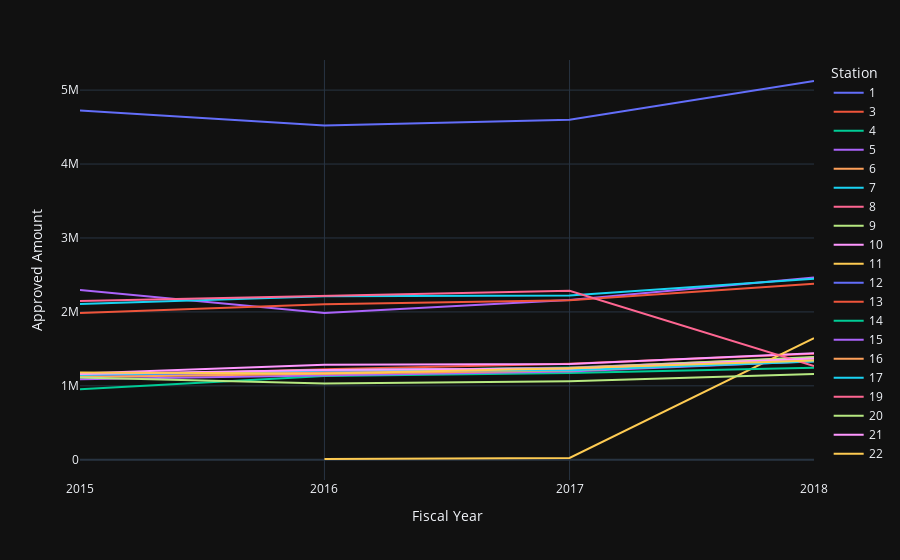

Write notebook code for a chart like this one.
### Markdown cell above
FireStation Budget over time

### Code cell
print(station_budget)
station_budget['Fiscal Year'] = pd.to_datetime(station_budget['Fiscal Year'], format="%Y")
fig = px.line(station_budget, x='Fiscal Year', y= 'Approved Amount', color='Station')
fig.update_layout(xaxis = dict(tickmode = 'array',tickvals = [2015, 2016, 2017, 2018],ticktext = [2015, 2016, 2017, 2018]))
fig.show()

### Figure 1 — Plotly figure (JSON) as saved in the notebook; plotly's stock layout.template omitted (floating-point values rounded to 4 significant figures)
{"data": [{"hovertemplate": "Station=1<br>Fiscal Year=%{x}<br>Approved Amount=%{y}<extra></extra>", "legendgroup": "1", "line": {"color": "#636efa", "dash": "solid"}, "mode": "lines", "name": "1", "orientation": "v", "showlegend": true, "type": "scatter", "x": ["2015-01-01T00:00:00", "2016-01-01T00:00:00", "2017-01-01T00:00:00", "2018-01-01T00:00:00"], "xaxis": "x", "y": [4723000.0, 4522000.0, 4601000.0, 5123000.0], "yaxis": "y"}, {"hovertemplate": "Station=3<br>Fiscal Year=%{x}<br>Approved Amount=%{y}<extra></extra>", "legendgroup": "3", "line": {"color": "#EF553B", "dash": "solid"}, "mode": "lines", "name": "3", "orientation": "v", "showlegend": true, "type": "scatter", "x": ["2015-01-01T00:00:00", "2016-01-01T00:00:00", "2017-01-01T00:00:00", "2018-01-01T00:00:00"], "xaxis": "x", "y": [1122000.0, 1224000.0, 1297000.0, 1435000.0], "yaxis": "y"}, {"hovertemplate": "Station=4<br>Fiscal Year=%{x}<br>Approved Amount=%{y}<extra></extra>", "legendgroup": "4", "line": {"color": "#00cc96", "dash": "solid"}, "mode": "lines", "name": "4", "orientation": "v", "showlegend": true, "type": "scatter", "x": ["2015-01-01T00:00:00", "2016-01-01T00:00:00", "2017-01-01T00:00:00", "2018-01-01T00:00:00"], "xaxis": "x", "y": [1129000.0, 1197000.0, 1249000.0, 1365000.0], "yaxis": "y"}, {"hovertemplate": "Station=5<br>Fiscal Year=%{x}<br>Approved Amount=%{y}<extra></extra>", "legendgroup": "5", "line": {"color": "#ab63fa", "dash": "solid"}, "mode": "lines", "name": "5", "orientation": "v", "showlegend": true, "type": "scatter", "x": ["2015-01-01T00:00:00", "2016-01-01T00:00:00", "2017-01-01T00:00:00", "2018-01-01T00:00:00"], "xaxis": "x", "y": [2298000.0, 1985000.0, 2162000.0, 2465000.0], "yaxis": "y"}, {"hovertemplate": "Station=6<br>Fiscal Year=%{x}<br>Approved Amount=%{y}<extra></extra>", "legendgroup": "6", "line": {"color": "#FFA15A", "dash": "solid"}, "mode": "lines", "name": "6", "orientation": "v", "showlegend": true, "type": "scatter", "x": ["2015-01-01T00:00:00", "2016-01-01T00:00:00", "2017-01-01T00:00:00", "2018-01-01T00:00:00"], "xaxis": "x", "y": [1130000.0, 1171000.0, 1217000.0, 1383000.0], "yaxis": "y"}, {"hovertemplate": "Station=7<br>Fiscal Year=%{x}<br>Approved Amount=%{y}<extra></extra>", "legendgroup": "7", "line": {"color": "#19d3f3", "dash": "solid"}, "mode": "lines", "name": "7", "orientation": "v", "showlegend": true, "type": "scatter", "x": ["2015-01-01T00:00:00", "2016-01-01T00:00:00", "2017-01-01T00:00:00", "2018-01-01T00:00:00"], "xaxis": "x", "y": [2108000.0, 2211000.0, 2223000.0, 2449000.0], "yaxis": "y"}, {"hovertemplate": "Station=8<br>Fiscal Year=%{x}<br>Approved Amount=%{y}<extra></extra>", "legendgroup": "8", "line": {"color": "#FF6692", "dash": "solid"}, "mode": "lines", "name": "8", "orientation": "v", "showlegend": true, "type": "scatter", "x": ["2015-01-01T00:00:00", "2016-01-01T00:00:00", "2017-01-01T00:00:00", "2018-01-01T00:00:00"], "xaxis": "x", "y": [1137000.0, 1192000.0, 1245000.0, 1378000.0], "yaxis": "y"}, {"hovertemplate": "Station=9<br>Fiscal Year=%{x}<br>Approved Amount=%{y}<extra></extra>", "legendgroup": "9", "line": {"color": "#B6E880", "dash": "solid"}, "mode": "lines", "name": "9", "orientation": "v", "showlegend": true, "type": "scatter", "x": ["2015-01-01T00:00:00", "2016-01-01T00:00:00", "2017-01-01T00:00:00", "2018-01-01T00:00:00"], "xaxis": "x", "y": [1142000.0, 1215000.0, 1238000.0, 1389000.0], "yaxis": "y"}, {"hovertemplate": "Station=10<br>Fiscal Year=%{x}<br>Approved Amount=%{y}<extra></extra>", "legendgroup": "10", "line": {"color": "#FF97FF", "dash": "solid"}, "mode": "lines", "name": "10", "orientation": "v", "showlegend": true, "type": "scatter", "x": ["2015-01-01T00:00:00", "2016-01-01T00:00:00", "2017-01-01T00:00:00", "2018-01-01T00:00:00"], "xaxis": "x", "y": [1168000.0, 1284000.0, 1297000.0, 1441000.0], "yaxis": "y"}, {"hovertemplate": "Station=11<br>Fiscal Year=%{x}<br>Approved Amount=%{y}<extra></extra>", "legendgroup": "11", "line": {"color": "#FECB52", "dash": "solid"}, "mode": "lines", "name": "11", "orientation": "v", "showlegend": true, "type": "scatter", "x": ["2016-01-01T00:00:00", "2017-01-01T00:00:00", "2018-01-01T00:00:00"], "xaxis": "x", "y": [10520.0, 23760.0, 1644000.0], "yaxis": "y"}, {"hovertemplate": "Station=12<br>Fiscal Year=%{x}<br>Approved Amount=%{y}<extra></extra>", "legendgroup": "12", "line": {"color": "#636efa", "dash": "solid"}, "mode": "lines", "name": "12", "orientation": "v", "showlegend": true, "type": "scatter", "x": ["2015-01-01T00:00:00", "2016-01-01T00:00:00", "2017-01-01T00:00:00", "2018-01-01T00:00:00"], "xaxis": "x", "y": [1124000.0, 1211000.0, 1238000.0, 1349000.0], "yaxis": "y"}, {"hovertemplate": "Station=13<br>Fiscal Year=%{x}<br>Approved Amount=%{y}<extra></extra>", "legendgroup": "13", "line": {"color": "#EF553B", "dash": "solid"}, "mode": "lines", "name": "13", "orientation": "v", "showlegend": true, "type": "scatter", "x": ["2015-01-01T00:00:00", "2016-01-01T00:00:00", "2017-01-01T00:00:00", "2018-01-01T00:00:00"], "xaxis": "x", "y": [1985000.0, 2105000.0, 2157000.0, 2379000.0], "yaxis": "y"}, {"hovertemplate": "Station=14<br>Fiscal Year=%{x}<br>Approved Amount=%{y}<extra></extra>", "legendgroup": "14", "line": {"color": "#00cc96", "dash": "solid"}, "mode": "lines", "name": "14", "orientation": "v", "showlegend": true, "type": "scatter", "x": ["2015-01-01T00:00:00", "2016-01-01T00:00:00", "2017-01-01T00:00:00", "2018-01-01T00:00:00"], "xaxis": "x", "y": [954500.0, 1135000.0, 1174000.0, 1246000.0], "yaxis": "y"}, {"hovertemplate": "Station=15<br>Fiscal Year=%{x}<br>Approved Amount=%{y}<extra></extra>", "legendgroup": "15", "line": {"color": "#ab63fa", "dash": "solid"}, "mode": "lines", "name": "15", "orientation": "v", "showlegend": true, "type": "scatter", "x": ["2015-01-01T00:00:00", "2016-01-01T00:00:00", "2017-01-01T00:00:00", "2018-01-01T00:00:00"], "xaxis": "x", "y": [1089000.0, 1143000.0, 1194000.0, 1334000.0], "yaxis": "y"}, {"hovertemplate": "Station=16<br>Fiscal Year=%{x}<br>Approved Amount=%{y}<extra></extra>", "legendgroup": "16", "line": {"color": "#FFA15A", "dash": "solid"}, "mode": "lines", "name": "16", "orientation": "v", "showlegend": true, "type": "scatter", "x": ["2015-01-01T00:00:00", "2016-01-01T00:00:00", "2017-01-01T00:00:00", "2018-01-01T00:00:00"], "xaxis": "x", "y": [1119000.0, 1164000.0, 1207000.0, 1343000.0], "yaxis": "y"}, {"hovertemplate": "Station=17<br>Fiscal Year=%{x}<br>Approved Amount=%{y}<extra></extra>", "legendgroup": "17", "line": {"color": "#19d3f3", "dash": "solid"}, "mode": "lines", "name": "17", "orientation": "v", "showlegend": true, "type": "scatter", "x": ["2015-01-01T00:00:00", "2016-01-01T00:00:00", "2017-01-01T00:00:00", "2018-01-01T00:00:00"], "xaxis": "x", "y": [1150000.0, 1207000.0, 1209000.0, 1329000.0], "yaxis": "y"}, {"hovertemplate": "Station=19<br>Fiscal Year=%{x}<br>Approved Amount=%{y}<extra></extra>", "legendgroup": "19", "line": {"color": "#FF6692", "dash": "solid"}, "mode": "lines", "name": "19", "orientation": "v", "showlegend": true, "type": "scatter", "x": ["2015-01-01T00:00:00", "2016-01-01T00:00:00", "2017-01-01T00:00:00", "2018-01-01T00:00:00"], "xaxis": "x", "y": [2148000.0, 2216000.0, 2287000.0, 1266000.0], "yaxis": "y"}, {"hovertemplate": "Station=20<br>Fiscal Year=%{x}<br>Approved Amount=%{y}<extra></extra>", "legendgroup": "20", "line": {"color": "#B6E880", "dash": "solid"}, "mode": "lines", "name": "20", "orientation": "v", "showlegend": true, "type": "scatter", "x": ["2015-01-01T00:00:00", "2016-01-01T00:00:00", "2017-01-01T00:00:00", "2018-01-01T00:00:00"], "xaxis": "x", "y": [1113000.0, 1032000.0, 1063000.0, 1160000.0], "yaxis": "y"}, {"hovertemplate": "Station=21<br>Fiscal Year=%{x}<br>Approved Amount=%{y}<extra></extra>", "legendgroup": "21", "line": {"color": "#FF97FF", "dash": "solid"}, "mode": "lines", "name": "21", "orientation": "v", "showlegend": true, "type": "scatter", "x": ["2015-01-01T00:00:00", "2016-01-01T00:00:00", "2017-01-01T00:00:00", "2018-01-01T00:00:00"], "xaxis": "x", "y": [1159000.0, 1214000.0, 1234000.0, 1370000.0], "yaxis": "y"}, {"hovertemplate": "Station=22<br>Fiscal Year=%{x}<br>Approved Amount=%{y}<extra></extra>", "legendgroup": "22", "line": {"color": "#FECB52", "dash": "solid"}, "mode": "lines", "name": "22", "orientation": "v", "showlegend": true, "type": "scatter", "x": ["2015-01-01T00:00:00", "2016-01-01T00:00:00", "2017-01-01T00:00:00", "2018-01-01T00:00:00"], "xaxis": "x", "y": [1180000.0, 1168000.0, 1239000.0, 1344000.0], "yaxis": "y"}], "layout": {"legend": {"title": {"text": "Station"}, "tracegroupgap": 0}, "margin": {"t": 60}, "xaxis": {"anchor": "y", "domain": [0.0, 1.0], "tickmode": "array", "ticktext": [2015, 2016, 2017, 2018], "tickvals": [2015, 2016, 2017, 2018], "title": {"text": "Fiscal Year"}}, "yaxis": {"anchor": "x", "domain": [0.0, 1.0], "title": {"text": "Approved Amount"}}}}
